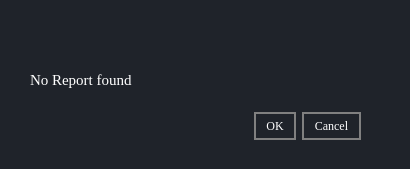
<?xml version="1.0" encoding="UTF-8"?>
<ui version="4.0">
 <class>Dialog</class>
 <widget class="QDialog" name="Dialog">
  <property name="geometry">
   <rect>
    <x>0</x>
    <y>0</y>
    <width>410</width>
    <height>169</height>
   </rect>
  </property>
  <property name="windowTitle">
   <string>Dialog</string>
  </property>
  <property name="styleSheet">
   <string notr="true">*{
	
	
border:none;
background-color:transparent;
background:none;
padding:0;
margin:0;
color:#fff;
font-family:georgia;
}



QDialog{
background-color: #1f232a;
}
#EditVendor{
background-color:#16191d;
}
QPushButton{
text-align:center;
border:2px solid grey;
border-radius:15px;
padding: 5px 10px;

}
QPushButton:pressed{
background-color:grey;
text-align:left;
padding:2px 10px;
color:white;}</string>
  </property>
  <widget class="QDialogButtonBox" name="buttonBox">
   <property name="geometry">
    <rect>
     <x>20</x>
     <y>110</y>
     <width>341</width>
     <height>32</height>
    </rect>
   </property>
   <property name="orientation">
    <enum>Qt::Horizontal</enum>
   </property>
   <property name="standardButtons">
    <set>QDialogButtonBox::Cancel|QDialogButtonBox::Ok</set>
   </property>
  </widget>
  <widget class="QLabel" name="label">
   <property name="geometry">
    <rect>
     <x>30</x>
     <y>50</y>
     <width>341</width>
     <height>61</height>
    </rect>
   </property>
   <property name="text">
    <string>&lt;html&gt;&lt;head/&gt;&lt;body&gt;&lt;p&gt;&lt;span style=&quot; font-size:11pt;&quot;&gt;No Report found&lt;/span&gt;&lt;/p&gt;&lt;/body&gt;&lt;/html&gt;</string>
   </property>
  </widget>
 </widget>
 <resources/>
 <connections>
  <connection>
   <sender>buttonBox</sender>
   <signal>accepted()</signal>
   <receiver>Dialog</receiver>
   <slot>accept()</slot>
   <hints>
    <hint type="sourcelabel">
     <x>248</x>
     <y>254</y>
    </hint>
    <hint type="destinationlabel">
     <x>157</x>
     <y>274</y>
    </hint>
   </hints>
  </connection>
  <connection>
   <sender>buttonBox</sender>
   <signal>rejected()</signal>
   <receiver>Dialog</receiver>
   <slot>reject()</slot>
   <hints>
    <hint type="sourcelabel">
     <x>316</x>
     <y>260</y>
    </hint>
    <hint type="destinationlabel">
     <x>286</x>
     <y>274</y>
    </hint>
   </hints>
  </connection>
 </connections>
</ui>
